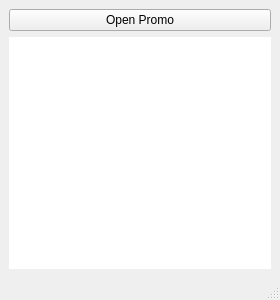
<?xml version="1.0" encoding="UTF-8"?>
<ui version="4.0">
 <class>PromoWindow</class>
 <widget class="QMainWindow" name="PromoWindow">
  <property name="geometry">
   <rect>
    <x>0</x>
    <y>0</y>
    <width>280</width>
    <height>300</height>
   </rect>
  </property>
  <property name="sizePolicy">
   <sizepolicy hsizetype="Maximum" vsizetype="Maximum">
    <horstretch>0</horstretch>
    <verstretch>0</verstretch>
   </sizepolicy>
  </property>
  <property name="minimumSize">
   <size>
    <width>280</width>
    <height>300</height>
   </size>
  </property>
  <property name="maximumSize">
   <size>
    <width>280</width>
    <height>300</height>
   </size>
  </property>
  <property name="windowTitle">
   <string>Promo Codes</string>
  </property>
  <widget class="QWidget" name="centralwidget">
   <layout class="QGridLayout" name="gridLayout">
    <item row="1" column="0">
     <widget class="QListWidget" name="cardsListWidget">
      <property name="styleSheet">
       <string notr="true">border: none;</string>
      </property>
      <property name="sizeAdjustPolicy">
       <enum>QAbstractScrollArea::AdjustToContents</enum>
      </property>
      <property name="movement">
       <enum>QListView::Static</enum>
      </property>
      <property name="flow">
       <enum>QListView::LeftToRight</enum>
      </property>
      <property name="isWrapping" stdset="0">
       <bool>true</bool>
      </property>
      <property name="resizeMode">
       <enum>QListView::Fixed</enum>
      </property>
      <property name="gridSize">
       <size>
        <width>100</width>
        <height>50</height>
       </size>
      </property>
      <property name="viewMode">
       <enum>QListView::IconMode</enum>
      </property>
      <property name="uniformItemSizes">
       <bool>true</bool>
      </property>
      <property name="selectionRectVisible">
       <bool>false</bool>
      </property>
      <property name="itemAlignment">
       <set>Qt::AlignCenter</set>
      </property>
     </widget>
    </item>
    <item row="0" column="0">
     <widget class="QPushButton" name="openPromoButton">
      <property name="text">
       <string>Open Promo</string>
      </property>
     </widget>
    </item>
   </layout>
  </widget>
  <widget class="QStatusBar" name="statusbar"/>
 </widget>
 <resources/>
 <connections/>
</ui>
